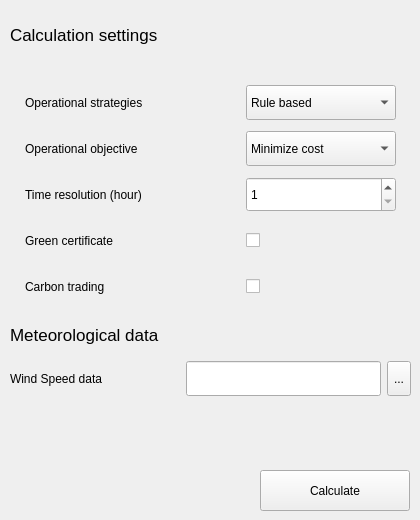
     <widget class="QWidget" name="Calculation_page">
      <widget class="QPushButton" name="Calculate">
       <property name="geometry">
        <rect>
         <x>260</x>
         <y>470</y>
         <width>150</width>
         <height>41</height>
        </rect>
       </property>
       <property name="minimumSize">
        <size>
         <width>150</width>
         <height>35</height>
        </size>
       </property>
       <property name="text">
        <string>Calculate</string>
       </property>
      </widget>
      <widget class="QWidget" name="layoutWidget">
       <property name="geometry">
        <rect>
         <x>10</x>
         <y>80</y>
         <width>401</width>
         <height>231</height>
        </rect>
       </property>
       <layout class="QGridLayout" name="gridLayout_7">
        <item row="0" column="0">
         <widget class="QLabel" name="label_35">
          <property name="minimumSize">
           <size>
            <width>0</width>
            <height>35</height>
           </size>
          </property>
          <property name="maximumSize">
           <size>
            <width>200</width>
            <height>16777215</height>
           </size>
          </property>
          <property name="text">
           <string>Operational strategies</string>
          </property>
         </widget>
        </item>
        <item row="0" column="1">
         <widget class="QComboBox" name="comboBox_3">
          <property name="minimumSize">
           <size>
            <width>0</width>
            <height>35</height>
           </size>
          </property>
          <property name="maximumSize">
           <size>
            <width>150</width>
            <height>16777215</height>
           </size>
          </property>
          <item>
           <property name="text">
            <string>Rule based</string>
           </property>
          </item>
          <item>
           <property name="text">
            <string>Optimization</string>
           </property>
          </item>
         </widget>
        </item>
        <item row="1" column="0">
         <widget class="QLabel" name="label_80">
          <property name="minimumSize">
           <size>
            <width>0</width>
            <height>35</height>
           </size>
          </property>
          <property name="maximumSize">
           <size>
            <width>200</width>
            <height>16777215</height>
           </size>
          </property>
          <property name="text">
           <string>Operational objective</string>
          </property>
         </widget>
        </item>
        <item row="1" column="1">
         <widget class="QComboBox" name="comboBox_7">
          <property name="minimumSize">
           <size>
            <width>0</width>
            <height>35</height>
           </size>
          </property>
          <property name="maximumSize">
           <size>
            <width>150</width>
            <height>16777215</height>
           </size>
          </property>
          <item>
           <property name="text">
            <string>Minimize cost</string>
           </property>
          </item>
          <item>
           <property name="text">
            <string>Minimize carbon emmision</string>
           </property>
          </item>
         </widget>
        </item>
        <item row="2" column="0">
         <widget class="QLabel" name="label_36">
          <property name="minimumSize">
           <size>
            <width>0</width>
            <height>35</height>
           </size>
          </property>
          <property name="maximumSize">
           <size>
            <width>200</width>
            <height>16777215</height>
           </size>
          </property>
          <property name="text">
           <string>Time resolution (hour)</string>
          </property>
         </widget>
        </item>
        <item row="2" column="1">
         <widget class="QSpinBox" name="spinBox">
          <property name="minimumSize">
           <size>
            <width>0</width>
            <height>35</height>
           </size>
          </property>
          <property name="maximumSize">
           <size>
            <width>150</width>
            <height>16777215</height>
           </size>
          </property>
          <property name="minimum">
           <number>1</number>
          </property>
          <property name="singleStep">
           <number>1</number>
          </property>
         </widget>
        </item>
        <item row="3" column="0">
         <widget class="QLabel" name="label_79">
          <property name="minimumSize">
           <size>
            <width>0</width>
            <height>35</height>
           </size>
          </property>
          <property name="maximumSize">
           <size>
            <width>200</width>
            <height>16777215</height>
           </size>
          </property>
          <property name="text">
           <string>Green certificate</string>
          </property>
         </widget>
        </item>
        <item row="3" column="1">
         <widget class="QCheckBox" name="checkBox_15">
          <property name="minimumSize">
           <size>
            <width>0</width>
            <height>35</height>
           </size>
          </property>
          <property name="maximumSize">
           <size>
            <width>150</width>
            <height>16777215</height>
           </size>
          </property>
          <property name="text">
           <string/>
          </property>
         </widget>
        </item>
        <item row="4" column="0">
         <widget class="QLabel" name="label_81">
          <property name="minimumSize">
           <size>
            <width>0</width>
            <height>35</height>
           </size>
          </property>
          <property name="maximumSize">
           <size>
            <width>200</width>
            <height>16777215</height>
           </size>
          </property>
          <property name="text">
           <string>Carbon trading</string>
          </property>
         </widget>
        </item>
        <item row="4" column="1">
         <widget class="QCheckBox" name="checkBox_16">
          <property name="minimumSize">
           <size>
            <width>0</width>
            <height>35</height>
           </size>
          </property>
          <property name="maximumSize">
           <size>
            <width>150</width>
            <height>16777215</height>
           </size>
          </property>
          <property name="text">
           <string/>
          </property>
         </widget>
        </item>
       </layout>
      </widget>
      <widget class="QLabel" name="label_97">
       <property name="geometry">
        <rect>
         <x>10</x>
         <y>20</y>
         <width>260</width>
         <height>30</height>
        </rect>
       </property>
       <property name="font">
        <font>
         <pointsize>13</pointsize>
        </font>
       </property>
       <property name="text">
        <string>Calculation settings</string>
       </property>
      </widget>
      <widget class="QLabel" name="label_99">
       <property name="geometry">
        <rect>
         <x>10</x>
         <y>320</y>
         <width>260</width>
         <height>30</height>
        </rect>
       </property>
       <property name="font">
        <font>
         <pointsize>13</pointsize>
        </font>
       </property>
       <property name="text">
        <string>Meteorological data</string>
       </property>
      </widget>
      <widget class="QWidget" name="layoutWidget">
       <property name="geometry">
        <rect>
         <x>10</x>
         <y>360</y>
         <width>401</width>
         <height>37</height>
        </rect>
       </property>
       <layout class="QHBoxLayout" name="horizontalLayout_2">
        <item>
         <widget class="QLabel" name="label_21">
          <property name="sizePolicy">
           <sizepolicy hsizetype="Minimum" vsizetype="Preferred">
            <horstretch>0</horstretch>
            <verstretch>0</verstretch>
           </sizepolicy>
          </property>
          <property name="minimumSize">
           <size>
            <width>170</width>
            <height>35</height>
           </size>
          </property>
          <property name="text">
           <string>Wind Speed data</string>
          </property>
         </widget>
        </item>
        <item>
         <widget class="QLineEdit" name="wind_speed_data_display">
          <property name="minimumSize">
           <size>
            <width>0</width>
            <height>35</height>
           </size>
          </property>
         </widget>
        </item>
        <item>
         <widget class="QToolButton" name="wind_speed_data">
          <property name="sizePolicy">
           <sizepolicy hsizetype="Fixed" vsizetype="Fixed">
            <horstretch>0</horstretch>
            <verstretch>0</verstretch>
           </sizepolicy>
          </property>
          <property name="minimumSize">
           <size>
            <width>0</width>
            <height>35</height>
           </size>
          </property>
          <property name="text">
           <string>...</string>
          </property>
         </widget>
        </item>
       </layout>
      </widget>
     </widget>
